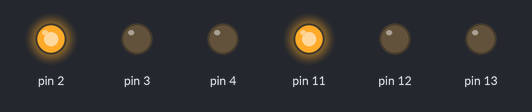
The sketch below on a simulated Arduino Uno, built with avr-gcc and run on an emulated ATmega328P. Shown: output pins drawn as LEDs (lit = HIGH).

Above: at 0.05 s.
At 0.55 s:
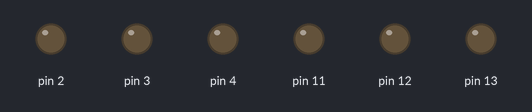
At 0.75 s:
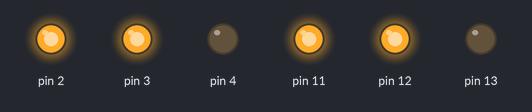
At 1.45 s:
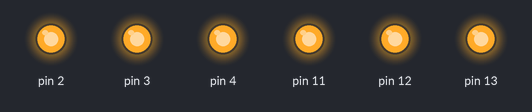
At 2.15 s:
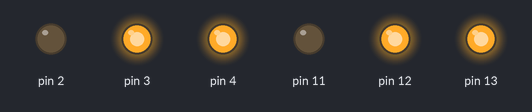
At 2.85 s:
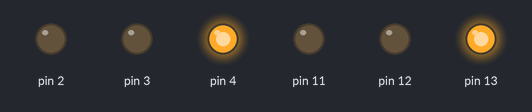
Timing chart, 0 to 3.1 s (numbered marks = the images above):
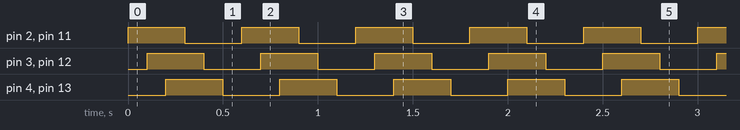

Measured:
- by itself, pin 2–4, pin 11–13: alternates HIGH for 0.30 s and LOW for 0.30 s
- by itself, everything shown: repeats every 0.60 s, in 6 steps

The sketch:

LED.ino
```cpp
void setup() {
  pinMode(13,OUTPUT);
  pinMode(11,OUTPUT);
  pinMode(12,OUTPUT);
  pinMode(2,OUTPUT);
  pinMode(3,OUTPUT);
  pinMode(4,OUTPUT);

}

void loop() {
  flash();

}

void flash(){
  digitalWrite(11,HIGH);
  digitalWrite(2,HIGH);
  delay(100);
  digitalWrite(12,HIGH);
  digitalWrite(3,HIGH);
  delay(100);
  digitalWrite(13,HIGH);
  digitalWrite(4,HIGH);
  delay(100);
  digitalWrite(11,LOW);
  digitalWrite(2,LOW);
  delay(100);
  digitalWrite(12,LOW);
  digitalWrite(3,LOW);
  delay(100);
  digitalWrite(13,LOW);
  digitalWrite(4,LOW);
  delay(100);

}
```
